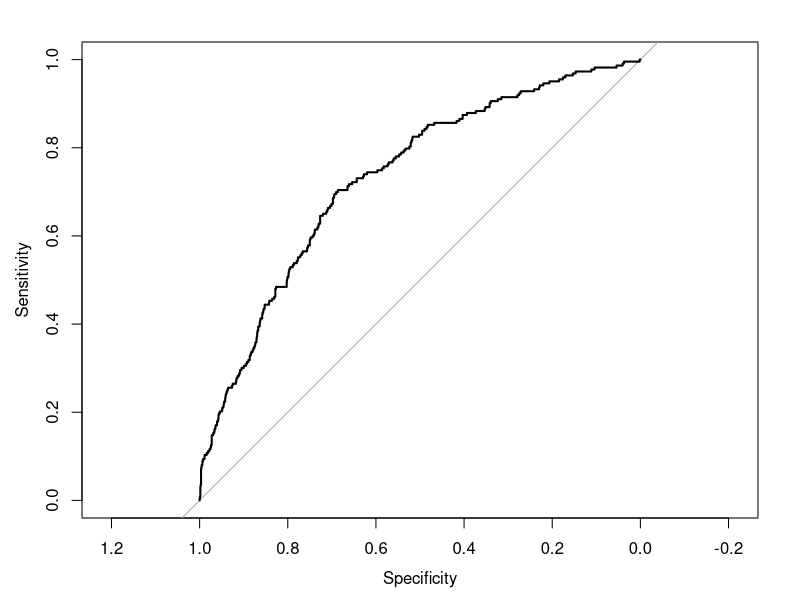

Generate this figure with R:
# 1. Using 'HeartDisease.csv' create a data set called 'CHD' in R. The code
# values for each of the variables are given in the document
# 'Variables_HeartDisease.txt'

CHD = read.csv("HeartDisease.csv", stringsAsFactors=TRUE)


# 2. (a) Do preliminary checks to see the number of observations, first 10
# observations, names of the variables and types of the variables etc.

head(CHD, 10)
names(CHD)
str(CHD)
dim(CHD)

# (b) Which variables are factor variables?

# 'currentSmoker' and 'diabetes' are factor variables.


# 3. Count the number of missing values for each of the variable. Which variable
# has the highest number of missing values?

colSums(is.na(CHD))
# 'glucose' has the highest number (388) of missing values.


# 4. Remove all missing values from the dataset. How many observations are there
# in the dataset after removing missing values?

CHD = na.omit(CHD)
dim(CHD)
# There are 3656 observations in the dataset after removing missing values.


# 5. The dependent variable, you need to predict is whether a person gets
# Chronic Heart Disease in Ten Years (i.e.'TenYearCHD').

# (a) Based on this data (i.e. the data after removing missing values),
# calculate the Probability of TenYearCHD.

table(CHD$TenYearCHD)['1'] / length(CHD$TenYearCHD)
# Probability of TenYearCHD is 0.1523523.


# (b) What are the Odds of TenYearCHD?

table(CHD$TenYearCHD)['1'] / table(CHD$TenYearCHD)['0']
# Odds of TenYearCHD is  0.1797354.


# 6. Create dummy variables for variables that are factors (library called caret
# may be used for creating dummy variables). This dataset can be saved as CHD1.

library(caret)

dmy = dummyVars(~ ., data = CHD, fullRank = T)
CHD1 = data.frame(predict(dmy, newdata = CHD))
head(CHD1)


# (a) How many observations and variables are there in CHD1?

dim(CHD1)
# There are 3656 observations and 18 variables in CHD1.

 
# 7. Now split the dataset, CHD1 to training and testing samples with 60%
# observations in CHD_Train and 40% in CHD_Test (library, CaTools will be
# helpful to split the sample – similar code is available in Logistic Regression
# Tutorial.R)

library(caTools)

set.seed(1234)
sample1 = sample.split(CHD1$TenYearCHD, SplitRatio = 0.6)
CHD_Train = subset(CHD1, sample1 == T)
CHD_Test = subset(CHD1, sample1 == F)


# (a) What are the Prob(TenYearCHD) in CHD_Train and CHD_Test datasets?

table(CHD_Train$TenYearCHD)['1'] / length(CHD_Train$TenYearCHD)
# Probability of TenYearCHD in CHD_Train is 0.1523028.

table(CHD_Test$TenYearCHD)['1'] / length(CHD_Test$TenYearCHD)
# Probability of TenYearCHD in CHD_Test is 0.1524265.


# 8. Now run the logistic regression (using CHD_Train) with "TenYearCHD" as the
# dependent variable and all relevant variables as independent variables.

logit1 = glm(TenYearCHD ~ ., data = CHD_Train, family = 'binomial')
summary(logit1)


# 9. Get a best fitting Logistic Regression of "TenYearCHD" on relevant
# variables - Retain variables for which the coefficients are significant at 10%
# (Running a stepwise logistic regression first and then re-running the model
# with all variables significant at 10% level will give you the final model)

library(MASS)

step_logit = step(logit1, direction = 'both', trace = F)
summary(step_logit)

logit2 = glm(TenYearCHD ~ age + gender.Male + cigsPerDay + totChol + sysBP +
               glucose, data = CHD_Train, family = 'binomial')


# 10. Report Coefficients, p-values and other summary characteristics

summary(logit2)
# Coefficients:
#              Estimate Std. Error z value Pr(>|z|)    
# (Intercept) -9.266672   0.613882 -15.095  < 2e-16 ***
# age          0.065533   0.008434   7.770 7.84e-15 ***
# gender.Male  0.547043   0.138285   3.956 7.62e-05 ***
# cigsPerDay   0.018947   0.005384   3.519 0.000433 ***
# totChol      0.002503   0.001432   1.747 0.080598 .  
# sysBP        0.016735   0.002708   6.181 6.39e-10 ***
# glucose      0.009839   0.002293   4.291 1.78e-05 ***


# 11. (a) Predict the probability of "TenYearCHD" in the training data set
# (CHD_Train)

CHD_Train$ProbTenYearCHD = predict(logit2, newdata = CHD_Train,
                                   type = 'response')
head(CHD_Train)


# (b) Convert predicted probabilities to 0 or 1

CHD_Train$PredTenYearCHD = ifelse(CHD_Train$ProbTenYearCHD >= 0.5, 1, 0)
head(CHD_Train)


# 12. (a) Get the classification table (i.e. Cross tabulation of ‘TenYearCHD’
# and Predicted values of the same variable) and

conf_matrix = table(CHD_Train$TenYearCHD, CHD_Train$PredTenYearCHD)
conf_matrix
#      0    1
# 0 1847   12
# 1  309   25


# (b) calculate the Hit Rate, True Positive Rate (Sensitivity) and True Negative
# Rate (Specificity) -- This is for the training data (Example calculations are
# in ‘Logistic Regression Tutorial.R’)

hit_rate = sum(diag(conf_matrix)) / sum(conf_matrix)
hit_rate
# Hit rate: 0.8536252

sensitivity = conf_matrix[2,2] / sum(conf_matrix[2,])
sensitivity
# Sensitivity: 0.0748503

specificity = conf_matrix[1,1] / sum(conf_matrix[1,])
specificity
# Specificity: 0.9935449


# 13. (a) Now, predict the probability of "TenYearCHD" in the test data set
# (CHD_Test).

CHD_Test$ProbTenYearCHD = predict(logit2, newdata = CHD_Test, type = 'response')
head(CHD_Test)


# (b) Convert predicted probabilities to 0 or 1

CHD_Test$PredTenYearCHD = ifelse(CHD_Test$ProbTenYearCHD >= 0.5, 1, 0)
head(CHD_Test)


# 14. (a) Get the classification table (Cross tabulation of TenYearCHD and
# Predicted value of the same variable) and

conf_matrix = table(CHD_Test$TenYearCHD, CHD_Test$PredTenYearCHD)
conf_matrix
#      0    1
# 0 1233    7
# 1  205   18


# (b) calculate the Hit Rate (This is for the test data).

hit_rate = sum(diag(conf_matrix)) / sum(conf_matrix)
hit_rate
# Hit rate: 0.8550923


# 15. Get the ROC curve for test data. What is the area under the ROC curve?

library(pROC)

roc_obj = roc(CHD_Test$TenYearCHD, CHD_Test$ProbTenYearCHD)
plot(roc_obj)
# The curve is above the diagonal line, which is good.

auc(roc_obj)
# Area under the curve: 0.734
